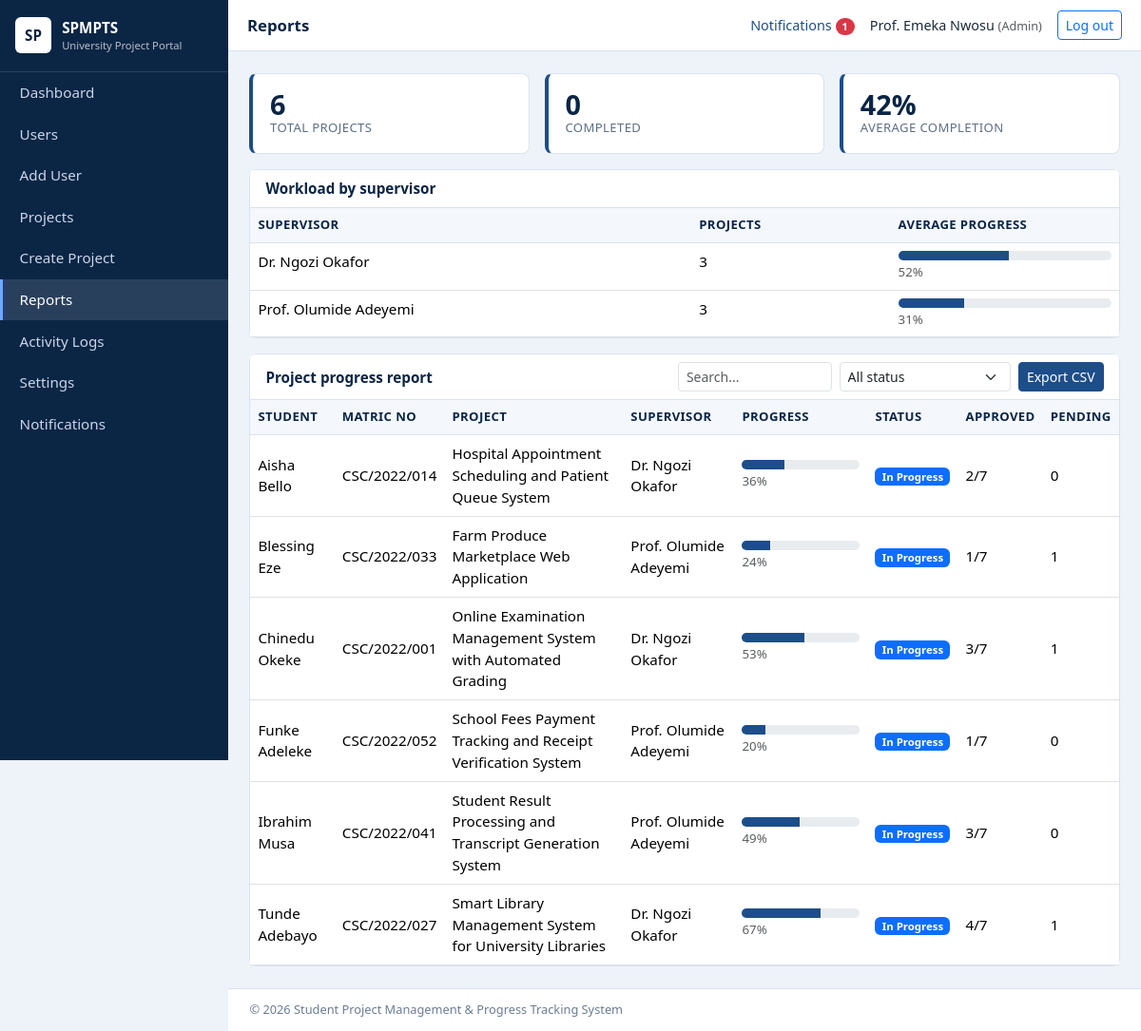
Screenshot of /admin/reports.php (signed in) with the database file from the repository.
### tables this page shows
CREATE TABLE projects (
  id INT UNSIGNED AUTO_INCREMENT PRIMARY KEY,
  student_id INT UNSIGNED NOT NULL UNIQUE,
  supervisor_id INT UNSIGNED NULL,
  title VARCHAR(255) NOT NULL,
  description TEXT NULL,
  status ENUM('Not Started','In Progress','Completed') NOT NULL DEFAULT 'Not Started',
  progress TINYINT UNSIGNED NOT NULL DEFAULT 0,
  created_at TIMESTAMP NOT NULL DEFAULT CURRENT_TIMESTAMP,
  CONSTRAINT fk_proj_stu FOREIGN KEY (student_id) REFERENCES students(id) ON DELETE CASCADE,
  CONSTRAINT fk_proj_sup FOREIGN KEY (supervisor_id) REFERENCES supervisors(id) ON DELETE SET NULL,
  INDEX idx_proj_sup (supervisor_id), INDEX idx_proj_status (status)
);

CREATE TABLE users (
  id INT UNSIGNED AUTO_INCREMENT PRIMARY KEY,
  full_name VARCHAR(120) NOT NULL,
  email VARCHAR(150) NOT NULL UNIQUE,
  password_hash VARCHAR(255) NOT NULL,
  role ENUM('admin','supervisor','student') NOT NULL,
  status ENUM('active','inactive') NOT NULL DEFAULT 'active',
  last_login DATETIME NULL,
  created_at TIMESTAMP NOT NULL DEFAULT CURRENT_TIMESTAMP,
  INDEX idx_users_role (role), INDEX idx_users_status (status)
);

CREATE TABLE students (
  id INT UNSIGNED AUTO_INCREMENT PRIMARY KEY,
  user_id INT UNSIGNED NOT NULL UNIQUE,
  matric_no VARCHAR(30) NOT NULL UNIQUE,
  department VARCHAR(120) NOT NULL,
  level VARCHAR(5) NOT NULL DEFAULT '400',
  phone VARCHAR(25) NULL,
  supervisor_id INT UNSIGNED NULL,
  created_at TIMESTAMP NOT NULL DEFAULT CURRENT_TIMESTAMP,
  CONSTRAINT fk_stu_user FOREIGN KEY (user_id) REFERENCES users(id) ON DELETE CASCADE,
  CONSTRAINT fk_stu_sup FOREIGN KEY (supervisor_id) REFERENCES supervisors(id) ON DELETE SET NULL
);

### config/db.php (called while the page is built, shortened)
<?php
function db(): PDO {
    static $pdo = null;
    if ($pdo === null) {
        try {
            $pdo = new PDO('mysql:host=' . DB_HOST . ';dbname=' . DB_NAME . ';charset=utf8mb4', DB_USER, DB_PASS, [
                PDO::ATTR_ERRMODE => PDO::ERRMODE_EXCEPTION,
                PDO::ATTR_DEFAULT_FETCH_MODE => PDO::FETCH_ASSOC,
                PDO::ATTR_EMULATE_PREPARES => false,
            ]);
        } catch (PDOException $e) {
            http_response_code(500);
            exit('Database connection failed. Check config/db.php and make sure MySQL is running and database.sql has been imported.');
        }
    }
    return $pdo;
}

### admin/reports.php (the view, shortened to what this page needs)
<?php
require_once __DIR__ . '/../includes/auth.php';
$sql = "SELECT p.id, u.full_name student, s.matric_no, s.department, p.title, COALESCE(su.full_name,'Unassigned') supervisor, p.progress, p.status,
  (SELECT COUNT(*) FROM project_milestones m WHERE m.project_id=p.id AND m.status='Approved') approved_ms,
  (SELECT COUNT(*) FROM submissions x WHERE x.project_id=p.id) subs,
  (SELECT COUNT(*) FROM submissions x WHERE x.project_id=p.id AND x.status IN ('Pending','Under Review')) pending
  FROM projects p JOIN students s ON s.id=p.student_id JOIN users u ON u.id=s.user_id LEFT JOIN supervisors sp ON sp.id=p.supervisor_id LEFT JOIN users su ON su.id=sp.user_id ORDER BY u.full_name";
$rows = db()->query($sql)->fetchAll();
$total = count($rows); $done = count(array_filter($rows, fn($r) => $r['status'] === 'Completed'));
$avg = $total ? round(array_sum(array_column($rows, 'progress')) / $total) : 0;
$bySup = db()->query("SELECT u.full_name, COUNT(p.id) n, COALESCE(ROUND(AVG(p.progress)),0) avg FROM supervisors sp JOIN users u ON u.id=sp.user_id LEFT JOIN projects p ON p.supervisor_id=sp.id GROUP BY sp.id, u.full_name ORDER BY u.full_name")->fetchAll();
$pageTitle = 'Reports'; include __DIR__ . '/../includes/header.php';
?>
<div class="row g-3 mb-3">
 <div class="col-md-4"><div class="card stat"><div class="num"><?= $total ?></div><div class="lbl">Total projects</div></div></div>
 <div class="col-md-4"><div class="card stat"><div class="num"><?= $done ?></div><div class="lbl">Completed</div></div></div>
 <div class="col-md-4"><div class="card stat"><div class="num"><?= $avg ?>%</div><div class="lbl">Average completion</div></div></div>
</div>
<div class="card mb-3"><div class="card-header">Workload by supervisor</div><div class="table-responsive"><table class="table mb-0"><thead><tr><th>Supervisor</th><th>Projects</th><th>Average progress</th></tr></thead><tbody>
<?php foreach ($bySup as $s): ?><tr><td><?= e($s['full_name']) ?></td><td><?= (int)$s['n'] ?></td><td style="width:240px"><?= progress_bar((int)$s['avg']) ?></td></tr><?php endforeach; ?></tbody></table></div></div>
<div class="card"><div class="card-header d-flex flex-wrap gap-2 justify-content-between align-items-center">Project progress report
 <div class="d-flex gap-2"><input type="search" class="form-control form-control-sm" placeholder="Search..." data-table-search="#t">
 <select class="form-select form-select-sm" data-table-filter="#t" data-col="5"><option value="">All status</option><option>Not Started</option><option>In Progress</option><option>Completed</option></select>
 <a class="btn btn-sm btn-primary text-nowrap" href="<?= e(url('admin/reports.php?export=1')) ?>">Export CSV</a></div></div>
<div class="table-responsive"><table class="table mb-0 align-middle" id="t"><thead><tr><th>Student</th><th>Matric No</th><th>Project</th><th>Supervisor</th><th>Progress</th><th>Status</th><th>Approved</th><th>Pending</th></tr></thead><tbody>
<?php foreach ($rows as $r): ?><tr><td><?= e($r['student']) ?></td><td><?= e($r['matric_no']) ?></td><td><?= e($r['title']) ?></td><td><?= e($r['supervisor']) ?></td><td style="width:140px"><?= progress_bar((int)$r['progress']) ?></td><td><?= badge($r['status']) ?></td><td><?= (int)$r['approved_ms'] ?>/7</td><td><?= (int)$r['pending'] ?></td></tr>
<?php endforeach; if (!$rows): ?><tr><td colspan="8" class="text-muted">No projects yet.</td></tr><?php endif; ?></tbody></table></div></div>
<?php include __DIR__ . '/../includes/footer.php'; ?>

### includes/auth.php (shortened to what this page needs)
<?php
require_once __DIR__ . '/../config/db.php';
function e($v): string { return htmlspecialchars((string)$v, ENT_QUOTES, 'UTF-8'); }
function url(string $p = ''): string { return BASE_URL . '/' . ltrim($p, '/'); }
function badge(string $s): string {
    $map = ['Not Started' => 'secondary', 'In Progress' => 'primary', 'Submitted' => 'info', 'Under Review' => 'warning', 'Approved' => 'success',
            'Revision Required' => 'danger', 'Pending' => 'info', 'Rejected' => 'danger', 'Completed' => 'success', 'active' => 'success', 'inactive' => 'secondary'];
    return '<span class="badge text-bg-' . ($map[$s] ?? 'secondary') . '">' . e($s) . '</span>';
}
function progress_bar(int $p): string {
    return '<div class="progress" style="height:10px"><div class="progress-bar" style="width:' . $p . '%"></div></div><small class="text-muted">' . $p . '%</small>';
}

### assets/css/style.css (style rules this page uses)
:root { --navy:#0b2545;--blue:#1d4e89;--light:#eef3f9;--line:#d9e2ee }
body { background:var(--light);font-family:"Segoe UI",Roboto,Arial,sans-serif;color:#1c2b3a;font-size:.95rem }
.card { border:1px solid var(--line);border-radius:8px;box-shadow:none }
.card-header { background:#fff;font-weight:600;color:var(--navy);border-bottom:1px solid var(--line) }
.stat { padding:1rem 1.1rem;border-left:4px solid var(--blue) }
.stat .num { font-size:1.8rem;font-weight:700;color:var(--navy);line-height:1.1 }
.stat .lbl { color:#5d6f86;font-size:.82rem;text-transform:uppercase;letter-spacing:.03em }
.progress-bar { background:var(--blue) }
.table thead th { background:#f4f7fb;color:var(--navy);font-size:.82rem;text-transform:uppercase;letter-spacing:.03em;border-bottom:1px solid var(--line) }
.btn-primary { background:var(--blue);border-color:var(--blue) }

### rows the page displays
projects: users.full_name "Aisha Bello", student.matric_no "CSC/2022/014", title "Hospital Appointment Scheduling and Patient Queue System", supervisor "Dr. Ngozi Okafor", progress "36", status "In Progress", approved_ms "2", pending "0"
projects: users.full_name "Blessing Eze", student.matric_no "CSC/2022/033", title "Farm Produce Marketplace Web Application", supervisor "Prof. Olumide Adeyemi", progress "24", status "In Progress", approved_ms "1", pending "1"
projects: users.full_name "Chinedu Okeke", student.matric_no "CSC/2022/001", title "Online Examination Management System with Automated Grading", supervisor "Dr. Ngozi Okafor", progress "53", status "In Progress", approved_ms "3", pending "1"
projects: users.full_name "Funke Adeleke", student.matric_no "CSC/2022/052", title "School Fees Payment Tracking and Receipt Verification System", supervisor "Prof. Olumide Adeyemi", progress "20", status "In Progress", approved_ms "1", pending "0"
projects: users.full_name "Ibrahim Musa", student.matric_no "CSC/2022/041", title "Student Result Processing and Transcript Generation System", supervisor "Prof. Olumide Adeyemi", progress "49", status "In Progress", approved_ms "3", pending "0"
projects: users.full_name "Tunde Adebayo", student.matric_no "CSC/2022/027", title "Smart Library Management System for University Libraries", supervisor "Dr. Ngozi Okafor", progress "67", status "In Progress", approved_ms "4", pending "1"

### other values shown
$label "Dashboard"
$label "Users"
$label "Add User"
$label "Projects"
$label "Create Project"
$label "Reports"
$label "Activity Logs"
$label "Settings"
$pageTitle "Reports"
$unread "1"
$_SESSION['name'] "Prof. Emeka Nwosu"
$role "Admin"
$total "6"
$done "0"
$avg "42"
